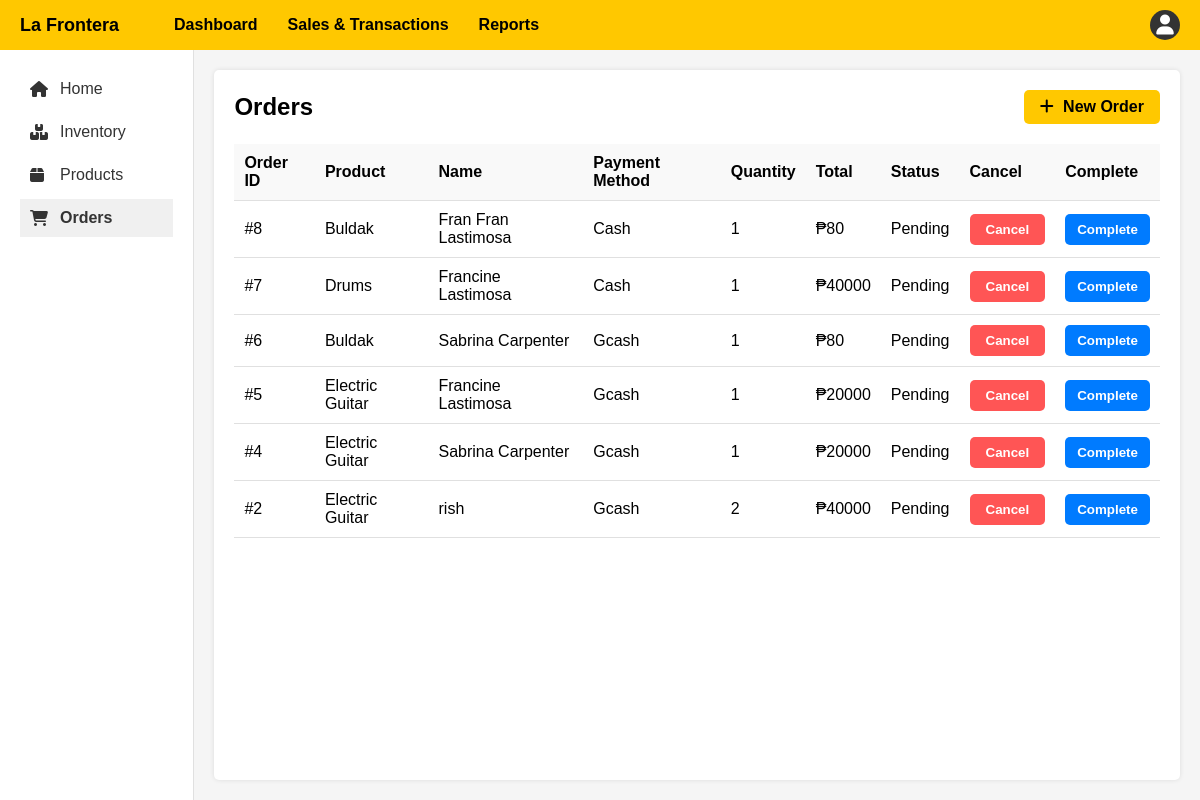
/OrderPage.php, run on the app's committed database.
### tables this page shows
CREATE TABLE `orders` (
  `id` int(11) NOT NULL,
  `username` varchar(255) NOT NULL,
  `product_id` int(11) NOT NULL,
  `quantity` int(11) NOT NULL,
  `total_amount` decimal(10,0) NOT NULL,
  `payment_method` varchar(50) NOT NULL DEFAULT 'Cash',
  `status` varchar(50) NOT NULL DEFAULT 'Pending'
);

CREATE TABLE `products` (
  `product_id` int(11) NOT NULL,
  `product_name` varchar(255) NOT NULL,
  `price` decimal(10,2) NOT NULL,
  `quantity` int(10) UNSIGNED NOT NULL,
  `supplier` varchar(255) NOT NULL
);

### OrderPage.php (the view, shortened to what this page needs)
<?php
include 'config.php';
$sql = "SELECT o.id, p.product_name, o.quantity, o.total_amount, o.status, o.username, o.payment_method
        FROM orders o
        JOIN products p ON o.product_id = p.product_id
        ORDER BY
            CASE WHEN o.status = 'Pending' THEN 0 ELSE 1 END,
            o.id DESC";
$result = $conn->query($sql);
?>
<!DOCTYPE html>
<html lang="en">
<head>
    <link rel="stylesheet" href="https://cdnjs.cloudflare.com/ajax/libs/font-awesome/6.4.0/css/all.min.css">
    <link rel="stylesheet" href="style.css">
</head>
<body>
<div class="header">
    <div class="logo">La Frontera</div>
    <div class="search-nav">
    <a href="MenuPage.php" class="nav-item">Dashboard</a>
        <a href="#" class="nav-item"><i ></i> Sales & Transactions</a>
        <a href="reports.php" class="nav-item">Reports</a>
    </div>
    <div class="user-dropdown">
        <div class="user-icon" id="userDropdownBtn">
            <i class="fas fa-user"></i>
        </div>
    </div>
</div>
<div class="container">
    <div class="sidebar">
        <a href="MenuPage.php" class="sidebar-item"><i class="fas fa-home"></i> Home</a>
        <a href="InventoryPage.php" class="sidebar-item"><i class="fas fa-boxes"></i> Inventory</a>
        <a href="ProductPage.php" class="sidebar-item"><i class="fas fa-box"></i> Products</a>
        <a href="OrderPage.php" class="sidebar-item active"><i class="fas fa-shopping-cart"></i> Orders</a>
    </div>
    <div class="content">
        <div class="content-header">
            <h2>Orders</h2>
            <a href="order_products.php" class="btn btn-success" style="text-decoration: none;">
                <i class="fas fa-plus" style="margin-right: 5px;"></i> New Order
            </a>
        </div>
        <table id="orders-table">
            <thead>
                <tr>
                <th>Order ID</th>
                <th>Product</th>
                <th>Name</th>
                <th>Payment Method</th>
                <th>Quantity</th>
                <th>Total</th>
                <th>Status</th>
                <th>Cancel</th>
                <th>Complete</th>
                </tr>
            </thead>
            <tbody>
                <?php if ($result->num_rows > 0): ?>
                    <?php while ($row = $result->fetch_assoc()): ?>
                        <tr>
                            <td>#<?= htmlspecialchars($row['id']) ?></td>
                            <td><?= htmlspecialchars($row['product_name']) ?></td>
                            <td><?= htmlspecialchars($row['username']) ?></td>
                            <td><?= htmlspecialchars($row['payment_method']) ?></td>
                            <td><?= htmlspecialchars($row['quantity']) ?></td>
                            <td>₱<?= htmlspecialchars($row['total_amount'], 2) ?></td>
                            <td><?= htmlspecialchars($row['status']) ?></td>
                            <td>
                                <?php if ($row['status'] !== 'Cancelled' && $row['status'] !== 'Complete'): ?>
                                    <form method="POST" action="cancel_order.php" style="display:inline;">
                                        <button type="submit" class="btn btn-danger cancel-btn">Cancel</button>
                                    </form>
                                <?php elseif ($row['status'] === 'Cancelled'): ?>
                                    <span style="color: red;">Cancelled</span>
                                <?php else: ?>
                                    <span style="color: gray;"></span>
                                <?php endif; ?>
                            </td>
                            <td>
                                <?php if ($row['status'] !== 'Complete' && $row['status'] !== 'Cancelled'): ?>
                                    <form method="POST" action="complete_order.php" style="display:inline;">
                                        <button type="submit" class="btn btn-primary">Complete</button>
                                    </form>
                                <?php elseif ($row['status'] === 'Complete'): ?>
                                    <span style="color: green;">Complete</span>
                                <?php else: ?>
                                    <span style="color: gray;"></span>
                                <?php endif; ?>
                            </td>
                        </tr>
                    <?php endwhile; ?>
                <?php else: ?>
                    <tr><td colspan="5">No orders yet.</td></tr>
                <?php endif; ?>
            </tbody>
        </table>
    </div>
</div>
</body>
</html>

### style.css (style rules this page uses)
* { margin: 0; padding: 0; box-sizing: border-box; font-family: Arial, sans-serif; }
body { background-color: #f5f5f5; }
.header { background-color: #FFC800; padding: 10px 20px; display: flex; justify-content: space-between; align-items: center; }
.logo { font-weight: bold; color: black; font-size: 18px; }
.search-nav { display: flex; align-items: center; flex-grow: 1; margin-left: 40px; }
.nav-item { margin: 0 15px; color: black; text-decoration: none; font-weight: bold; }
.user-icon { background-color: #333; color: white; width: 30px; height: 30px; border-radius: 50%; display: flex; align-items: center; justify-content: center; }
.container { display: flex; min-height: calc(100vh - 50px); }
.sidebar { width: 200px; background-color: white; padding: 20px; border-right: 1px solid #e0e0e0; }
.sidebar-item { padding: 10px; margin-bottom: 5px; display: flex; align-items: center; text-decoration: none; color: #333; }
.sidebar-item i { margin-right: 10px; width: 20px; }
.sidebar-item.active { background-color: #f0f0f0; font-weight: bold; }
.content { flex-grow: 1; padding: 20px; background-color: white; margin: 20px; border-radius: 5px; box-shadow: 0 0 5px rgba(0,0,0,0.1); }
.content-header { display: flex; justify-content: space-between; align-items: center; margin-bottom: 20px; }
.btn { padding: 8px 16px; border: none; border-radius: 5px; cursor: pointer; font-weight: bold; }
.btn-primary { background-color: #007BFF; color: white; }
.btn-danger { background-color: #ff5555; color: white; }
.btn-success { background-color: #FFC800; color: black; }
table { width: 100%; border-collapse: collapse; }
table th, table td { padding: 10px; text-align: left; border-bottom: 1px solid #e0e0e0; }
table th { background-color: #f9f9f9; }
.btn-primary { background-color: #007BFF; color: white; padding: 8px 12px; border: none; border-radius: 5px; cursor: pointer; }

### OrderPage.php (style rules this page uses)
.user-dropdown { position: relative; display: inline-block; }
.user-icon { cursor: pointer; padding: 10px; font-size: 20px; position: relative; }

### data on the page
orders: id "8", product.product_name "Buldak", username "Fran Fran Lastimosa", payment_method "Cash", quantity "1", total_amount "80", status "Pending"
orders: id "7", product.product_name "Drums", username "Francine Lastimosa", payment_method "Cash", quantity "1", total_amount "40000", status "Pending"
orders: id "6", product.product_name "Buldak", username "Sabrina Carpenter", payment_method "Gcash", quantity "1", total_amount "80", status "Pending"
orders: id "5", product.product_name "Electric Guitar", username "Francine Lastimosa", payment_method "Gcash", quantity "1", total_amount "20000", status "Pending"
orders: id "4", product.product_name "Electric Guitar", username "Sabrina Carpenter", payment_method "Gcash", quantity "1", total_amount "20000", status "Pending"
orders: id "2", product.product_name "Electric Guitar", username "rish", payment_method "Gcash", quantity "2", total_amount "40000", status "Pending"
